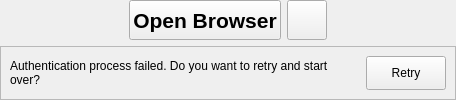
<?xml version="1.0" encoding="UTF-8"?>
<ui version="4.0">
 <class>OAuthLoginWidget</class>
 <widget class="QWidget" name="OAuthLoginWidget">
  <property name="geometry">
   <rect>
    <x>0</x>
    <y>0</y>
    <width>456</width>
    <height>97</height>
   </rect>
  </property>
  <property name="sizePolicy">
   <sizepolicy hsizetype="MinimumExpanding" vsizetype="Minimum">
    <horstretch>0</horstretch>
    <verstretch>0</verstretch>
   </sizepolicy>
  </property>
  <layout class="QVBoxLayout" name="verticalLayout" stretch="0,0">
   <property name="leftMargin">
    <number>0</number>
   </property>
   <property name="topMargin">
    <number>0</number>
   </property>
   <property name="rightMargin">
    <number>0</number>
   </property>
   <property name="bottomMargin">
    <number>0</number>
   </property>
   <item>
    <layout class="QHBoxLayout" name="horizontalLayout_2">
     <item>
      <spacer name="horizontalSpacer_3">
       <property name="orientation">
        <enum>Qt::Orientation::Horizontal</enum>
       </property>
       <property name="sizeHint" stdset="0">
        <size>
         <width>20</width>
         <height>5</height>
        </size>
       </property>
      </spacer>
     </item>
     <item>
      <widget class="QPushButton" name="openBrowserButton">
       <property name="minimumSize">
        <size>
         <width>0</width>
         <height>40</height>
        </size>
       </property>
       <property name="font">
        <font>
         <pointsize>16</pointsize>
         <bold>true</bold>
        </font>
       </property>
       <property name="cursor">
        <cursorShape>PointingHandCursor</cursorShape>
       </property>
       <property name="text">
        <string>Open Browser</string>
       </property>
      </widget>
     </item>
     <item>
      <widget class="QPushButton" name="copyUrlToClipboardButton">
       <property name="minimumSize">
        <size>
         <width>40</width>
         <height>40</height>
        </size>
       </property>
       <property name="cursor">
        <cursorShape>PointingHandCursor</cursorShape>
       </property>
       <property name="toolTip">
        <string>Copy URL to clipboard</string>
       </property>
       <property name="icon">
        <iconset resource="../../resources/client.qrc">
         <normaloff>:/client/resources/light/copy.svg</normaloff>:/client/resources/light/copy.svg</iconset>
       </property>
       <property name="iconSize">
        <size>
         <width>24</width>
         <height>24</height>
        </size>
       </property>
      </widget>
     </item>
     <item>
      <spacer name="horizontalSpacer_4">
       <property name="orientation">
        <enum>Qt::Orientation::Horizontal</enum>
       </property>
       <property name="sizeHint" stdset="0">
        <size>
         <width>20</width>
         <height>5</height>
        </size>
       </property>
      </spacer>
     </item>
    </layout>
   </item>
   <item>
    <widget class="QStackedWidget" name="retryWidget">
     <property name="sizePolicy">
      <sizepolicy hsizetype="MinimumExpanding" vsizetype="Minimum">
       <horstretch>0</horstretch>
       <verstretch>0</verstretch>
      </sizepolicy>
     </property>
     <property name="currentIndex">
      <number>0</number>
     </property>
     <widget class="QWidget" name="retryPage">
      <property name="sizePolicy">
       <sizepolicy hsizetype="MinimumExpanding" vsizetype="Minimum">
        <horstretch>0</horstretch>
        <verstretch>0</verstretch>
       </sizepolicy>
      </property>
      <layout class="QVBoxLayout" name="verticalLayout_2">
       <property name="leftMargin">
        <number>0</number>
       </property>
       <property name="topMargin">
        <number>0</number>
       </property>
       <property name="rightMargin">
        <number>0</number>
       </property>
       <property name="bottomMargin">
        <number>0</number>
       </property>
       <item>
        <widget class="QFrame" name="retryFrame">
         <property name="sizePolicy">
          <sizepolicy hsizetype="MinimumExpanding" vsizetype="Minimum">
           <horstretch>0</horstretch>
           <verstretch>0</verstretch>
          </sizepolicy>
         </property>
         <property name="frameShape">
          <enum>QFrame::Shape::StyledPanel</enum>
         </property>
         <property name="frameShadow">
          <enum>QFrame::Shadow::Plain</enum>
         </property>
         <layout class="QHBoxLayout" name="horizontalLayout" stretch="0,0">
          <item>
           <widget class="QLabel" name="errorLabel">
            <property name="sizePolicy">
             <sizepolicy hsizetype="MinimumExpanding" vsizetype="Minimum">
              <horstretch>0</horstretch>
              <verstretch>0</verstretch>
             </sizepolicy>
            </property>
            <property name="minimumSize">
             <size>
              <width>350</width>
              <height>0</height>
             </size>
            </property>
            <property name="text">
             <string notr="true">Authentication process failed. Do you want to retry and start over?</string>
            </property>
            <property name="wordWrap">
             <bool>true</bool>
            </property>
           </widget>
          </item>
          <item>
           <widget class="QPushButton" name="retryButton">
            <property name="minimumSize">
             <size>
              <width>0</width>
              <height>34</height>
             </size>
            </property>
            <property name="maximumSize">
             <size>
              <width>16777215</width>
              <height>34</height>
             </size>
            </property>
            <property name="cursor">
             <cursorShape>PointingHandCursor</cursorShape>
            </property>
            <property name="text">
             <string>Retry</string>
            </property>
           </widget>
          </item>
         </layout>
        </widget>
       </item>
      </layout>
     </widget>
     <widget class="QWidget" name="emptyPage"/>
    </widget>
   </item>
  </layout>
 </widget>
 <resources>
  <include location="../../resources/client.qrc"/>
 </resources>
 <connections/>
</ui>
